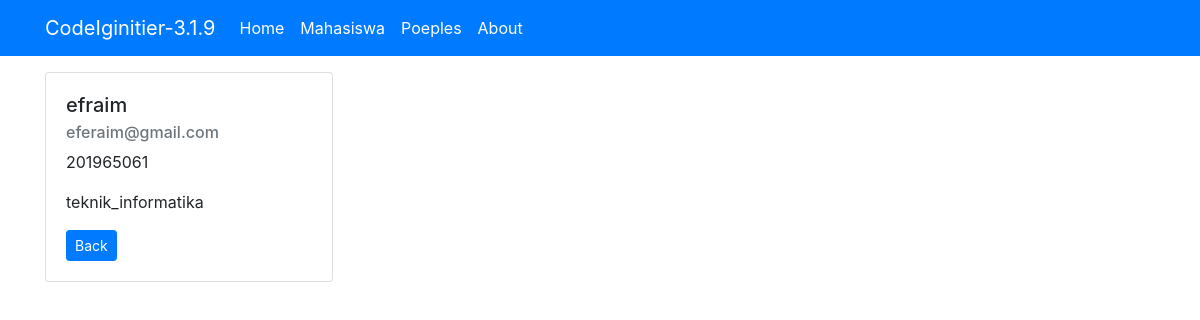
The page /mahasiswa/detail/29 on the database its author committed.
### tables this page shows
CREATE TABLE `tb_kuliah` (
  `id` int(11) NOT NULL,
  `nama` varchar(100) NOT NULL,
  `nim` varchar(255) NOT NULL,
  `jurusan` varchar(255) NOT NULL,
  `email` varchar(255) NOT NULL
);

### application/controllers/Mahasiswa.php (called while the page is built, shortened)
<?php
class Mahasiswa extends CI_Controller
{
    public function __construct()
    {
        $this->load->model('Mahasiswa_model');
        $this->load->library('form_validation', 'session');
    }
    public function detail($id)
    {
        $data['title'] = 'detail mahasiswa';
        $data['detail'] = $this->Mahasiswa_model->detail($id);
        $this->load->view('template/header', $data);
        $this->load->view('mahasiswa/detail', $data);
        $this->load->view('template/footer');
    }
}

### index.php (called while the page is built, shortened)
<?php
require_once BASEPATH.'core/CodeIgniter.php';

### application/models/Mahasiswa_model.php (called while the page is built, shortened)
<?php
class Mahasiswa_model extends CI_Model
{
    public function detail($id)
    {
        return $this->db->get_where('tb_kuliah', ['id' => $id])->row_array();
    }
}

### application/views/mahasiswa/detail.php (the view)
<div class="container">
    <div class="row mt-3">
        <div class="col-sm-6">
            <div class="card" style="width: 18rem;">
                <div class="card-body">
                    <h5 class="card-title"><?= $detail['nama']; ?></h5>
                    <h6 class="card-subtitle mb-2 text-muted"><?= $detail['email']; ?></h6>
                    <p class="card-text"><?= $detail['nim'] ?></p>
                    <p class="card-text"><?= $detail['jurusan'] ?></p>
                    <a href="<?= base_url() ?>mahasiswa" class="btn btn-primary btn-sm">Back</a>
                </div>
            </div>
        </div>
    </div>
</div>

### rows shown on the page
tb_kuliah: nama "efraim", email "eferaim@gmail.com", nim "201965061", jurusan "teknik_informatika"
